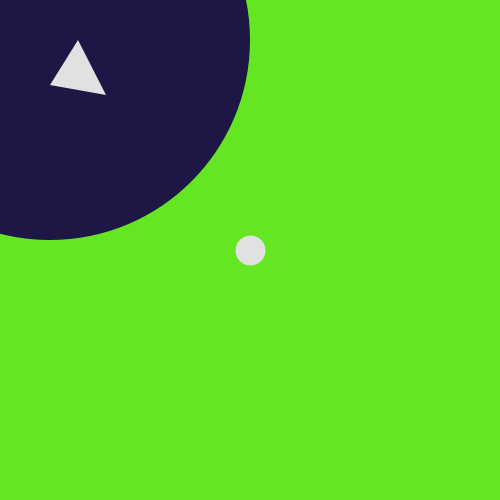
Frame 1 (no input)
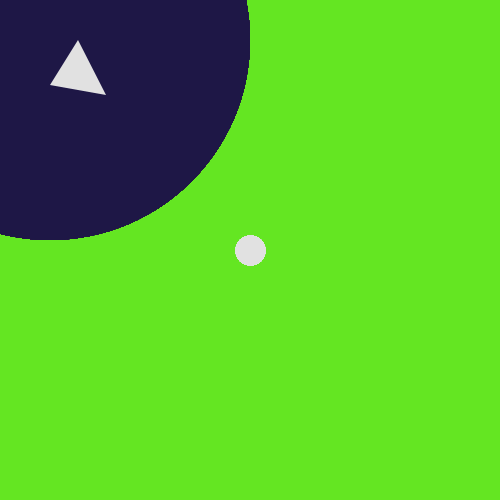
Frame 60 (the mouse pressed at the canvas centre just before this capture)
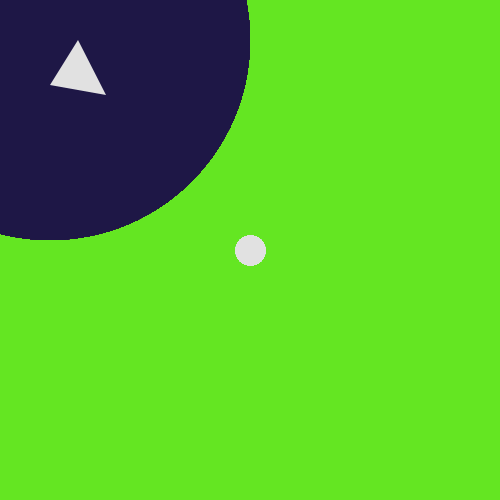
Frame 120 (the mouse held since frame 60 and released just before this capture)

The Processing sketch that drew these frames (run headless with seeded random() and noise(); from frame 60 on, the mouse is pressed at the canvas centre):

// Processing sketch: sketch_1__elipse_and_triangle
// ── sketch_1__elipse_and_triangle.pde
void setup (){
  size (500,500);
  background(100,230,34);
  println(width);
  println(height);
 
  
}

void draw (){
  noStroke();
  fill(30, 23, 70);
  ellipse(50, 40, 400, 400); // (x,y,width, height)
  
  fill(225); //white
  
 
 
  triangle(50, 85, 78, 40, 106, 95);  // (x1, y1, x2, y2, x3, y3)
  
  stroke(225);
  strokeWeight(30);

  point(width/2, height/2);
 
  }
